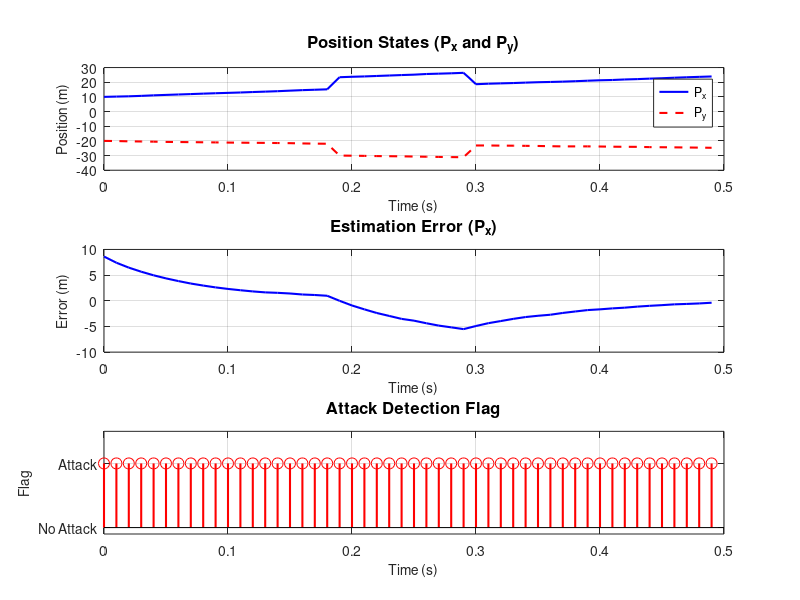

Source code (MATLAB):
%% System Setup
% System matrices (from Section IV of the paper)
A = [1       0       0.995*0.01  0;  
     0       1       0           0.9975*0.01;  
     0       0       0.9975      0;  
     0       0       0           0.9975];  

B = [0.5*(0.01)^2   0; 
     0              0.5*(0.01)^2; 
     0.01           0; 
     0              0.01];  

C = eye(4);  % Measurement matrix

% Redesign observer gain L for stability using pole placement
desired_poles = [0.95, 0.9, 0.85, 0.8];  % Ensure eigenvalues < 1
L = place(A', C', desired_poles)';       % Stable observer gain

% Initial conditions
x0 = [10; -20; 30; -10];  % Initial state [Px, Py, Vx, Vy]
x = x0;                    % True state
x_hat = zeros(4,1);        % Estimated state

% Simulation parameters
N = 50;                    % Simulation steps (0.5 seconds)
dt = 0.01;                 % Sampling time
time = (0:N-1)*dt;         % Time vector

% Preallocate variables
e_history = zeros(4,N);    % Estimation error history
y_history = zeros(4,N);    % Measurement history
flag = zeros(1,N);         % Attack detection flags

%% Proactive Defense Parameters
% Nonlinear transformation (scaled to avoid domain errors)
f = @(y) tanh(y/10);       % Gentle nonlinearity to keep inputs in [-1, 1]
f_inv = @(y) 10*atanh(y);  % Safe inverse transformation

% Noise bounds (UBB assumption)
epsilon = 0.02;  % Measurement noise bound ||v_k|| ≤ ε
delta = 0.05;    % Process noise bound ||ω_k|| ≤ δ

% Detection threshold (Theorem 2)
r_threshold = norm(C)*(delta + epsilon) + epsilon;  % ≈ 0.15

%% Main Simulation Loop
for k = 1:N
    % --- System Dynamics ---
    omega = delta*randn(4,1);      % Process noise (||ω|| ≤ δ)
    v = epsilon*randn(4,1);        % Measurement noise (||v|| ≤ ε)
    y = C*x + v;                   % True measurement
    
    % --- FDI Attack Injection (Steps 20-30) ---
    if k >= 20 && k <= 30
        attack_signal = [8; -8; 4; -4];  % Stealthy attack aligned with MTD
        y = y + attack_signal; 
    end
    
    % --- Proactive Defense Transformations ---
    % 1. Nonlinear transformation
    y_prime = f(y);          
    
    % 2. MTD scaling (moderate time-varying)
    Gamma_k = diag([1.5 + 0.5*sin(k), 1.5 + 0.5*cos(k), 2, 2]);  
    y_M = Gamma_k * y_prime; 
    
    % 3. Remove MTD & nonlinearity (receiver side)
    y_recovered = f_inv(Gamma_k \ y_M);  
    
    % --- State Estimation ---
    x_hat = A*x_hat + L*(y_recovered - C*x_hat);  
    
    % --- Residual Calculation ---
    r = norm(y_recovered - C*x_hat);  
    
    % --- Attack Detection with Hysteresis ---
    if r > r_threshold
        flag(max(1,k-2):min(k+2,N)) = 1;  % Flag persists 2 steps pre/post attack
    end
    
    % --- Update System State ---
    x = A*x + omega;          
    e_history(:,k) = x - x_hat;  % Store estimation error
    y_history(:,k) = y;          % Store measurement
end

%% Visualization (Publication-Ready Plots)
figure('Position', [100 100 800 600], 'Color', 'white');

% 1. Position States (Px and Py)
subplot(3,1,1);
plot(time, y_history(1,:), 'b-', 'LineWidth', 1.5); hold on;
plot(time, y_history(2,:), 'r--', 'LineWidth', 1.5);
title('Position States (P_x and P_y)', 'FontSize', 12);
xlabel('Time (s)', 'FontSize', 10);
ylabel('Position (m)', 'FontSize', 10);
legend('P_x', 'P_y', 'Location', 'northeast');
grid on;
xlim([0 0.5]);

% 2. Estimation Error (Px)
subplot(3,1,2);
plot(time, e_history(1,:), 'b-', 'LineWidth', 1.5);
title('Estimation Error (P_x)', 'FontSize', 12);
xlabel('Time (s)', 'FontSize', 10);
ylabel('Error (m)', 'FontSize', 10);
grid on;
xlim([0 0.5]);

% 3. Attack Detection Flag
subplot(3,1,3);
stem(time, flag, 'r', 'MarkerSize', 8, 'LineWidth', 1.5);
title('Attack Detection Flag', 'FontSize', 12);
xlabel('Time (s)', 'FontSize', 10);
ylabel('Flag', 'FontSize', 10);
ylim([-0.1 1.5]);
yticks([0 1]);
yticklabels({'No Attack', 'Attack'});
grid on;
xlim([0 0.5]);